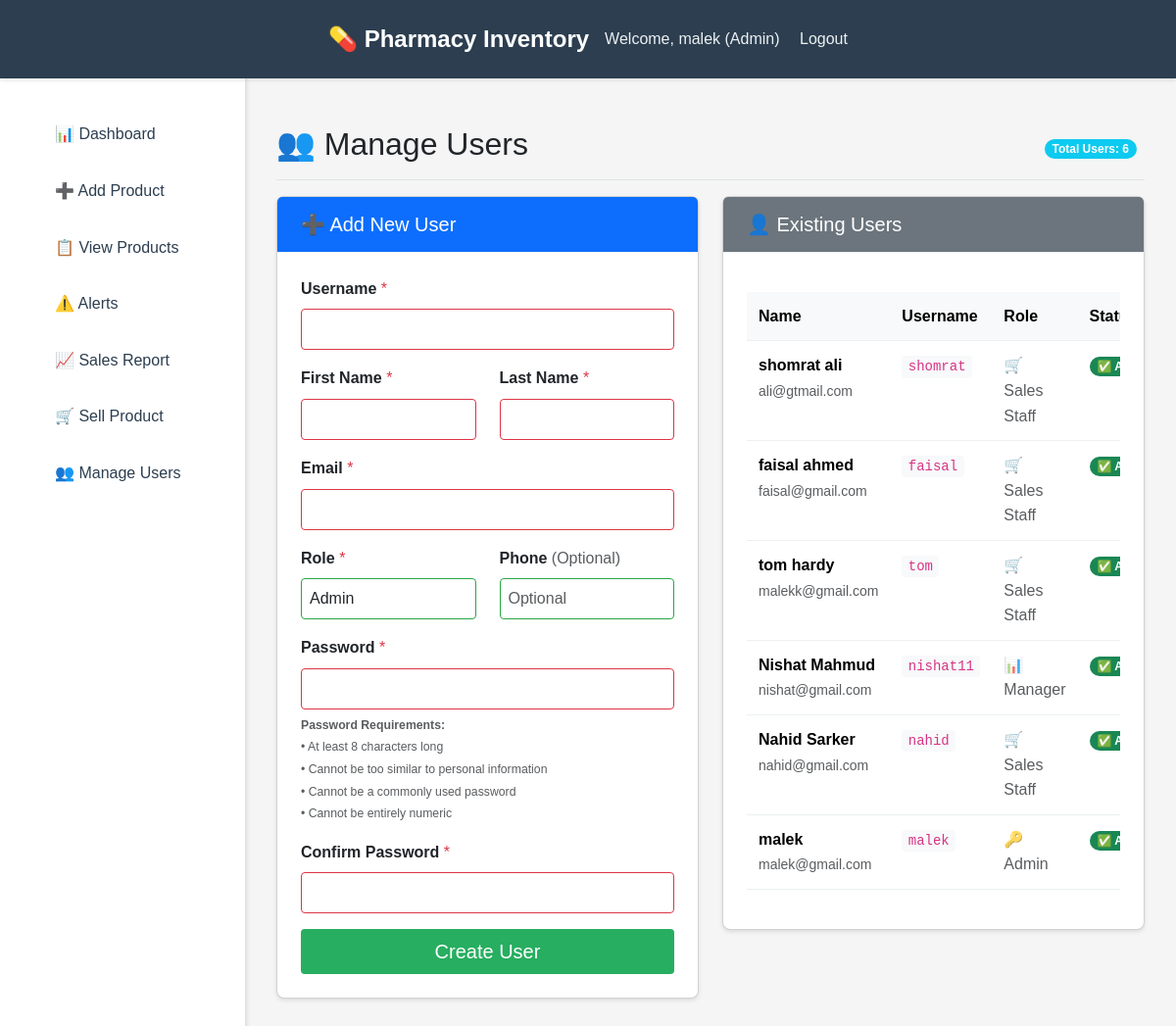
/manage-users/ (signed in), run on the app's committed database.
### inventory/models.py (models this page shows, shortened)
class UserProfile(models.Model):
    ROLE_CHOICES = [
        ('admin', 'Admin'),
        ('manager', 'Manager'),
        ('sales_staff', 'Sales Staff'),
    ]
    user = models.OneToOneField(User, on_delete=models.CASCADE)
    role = models.CharField(max_length=20, choices=ROLE_CHOICES, default='sales_staff')
    phone = models.CharField(max_length=15, blank=True)

### inventory/views.py (the view)
# urls.py: path('manage-users/', views.manage_users, name='manage_users'),
@login_required
@role_required(['admin'])
def manage_users(request):
    if request.method == 'POST':
        form = CustomUserCreationForm(request.POST)
        if form.is_valid():
            user = form.save()
            messages.success(request, f'User "{user.username}" created successfully!')
            return redirect('manage_users')
        else:
            messages.error(request, 'Please correct the errors below.')
    else:
        form = CustomUserCreationForm()
    users = UserProfile.objects.select_related('user').all().order_by('-user__date_joined')
    return render(request, 'inventory/manage_users.html', {'form': form, 'users': users})

### templates/inventory/manage_users.html (shortened to what this page needs)
{% extends 'base.html' %}
{% block content %}
<div class="d-flex justify-content-between flex-wrap flex-md-nowrap align-items-center pt-3 pb-2 mb-3 border-bottom">
    <h1 class="h2">👥 Manage Users</h1>
    <div class="btn-toolbar mb-2 mb-md-0">
        <div class="btn-group me-2">
            <span class="badge bg-info">Total Users: {{ users.count }}</span>
        </div>
    </div>
</div>
<div class="row">
    <div class="col-md-6">
        <div class="card">
            <div class="card-header bg-primary text-white">
                <h5 class="mb-0">➕ Add New User</h5>
            </div>
            <div class="card-body">
                <form method="post" id="userForm">
                    <div class="mb-3">
                        <label for="{{ form.username.id_for_label }}" class="form-label">
                            <strong>Username</strong> <span class="text-danger">*</span>
                        </label>
                        {{ form.username }}
                    </div>
                    <div class="row">
                        <div class="col-md-6">
                            <div class="mb-3">
                                <label for="{{ form.first_name.id_for_label }}" class="form-label">
                                    <strong>First Name</strong> <span class="text-danger">*</span>
                                </label>
                                {{ form.first_name }}
                            </div>
                        </div>
                        <div class="col-md-6">
                            <div class="mb-3">
                                <label for="{{ form.last_name.id_for_label }}" class="form-label">
                                    <strong>Last Name</strong> <span class="text-danger">*</span>
                                </label>
                                {{ form.last_name }}
                            </div>
                        </div>
                    </div>
                    <div class="mb-3">
                        <label for="{{ form.email.id_for_label }}" class="form-label">
                            <strong>Email</strong> <span class="text-danger">*</span>
                        </label>
                        {{ form.email }}
                    </div>
                    <div class="row">
                        <div class="col-md-6">
                            <div class="mb-3">
                                <label for="{{ form.role.id_for_label }}" class="form-label">
                                    <strong>Role</strong> <span class="text-danger">*</span>
                                </label>
                                {{ form.role }}
                            </div>
                        </div>
                        <div class="col-md-6">
                            <div class="mb-3">
                                <label for="{{ form.phone.id_for_label }}" class="form-label">
                                    <strong>Phone</strong> <span class="text-muted">(Optional)</span>
                                </label>
                                {{ form.phone }}
                            </div>
                        </div>
                    </div>
                    <div class="mb-3">
                        <label for="{{ form.password1.id_for_label }}" class="form-label">
                            <strong>Password</strong> <span class="text-danger">*</span>
                        </label>
                        {{ form.password1 }}
                        <div class="form-text">
                            <small class="text-muted">
                                <strong>Password Requirements:</strong><br>
                                • At least 8 characters long<br>
                                • Cannot be too similar to personal information<br>
                                • Cannot be a commonly used password<br>
                                • Cannot be entirely numeric
                            </small>
                        </div>
                    </div>
                    <div class="mb-3">
                        <label for="{{ form.password2.id_for_label }}" class="form-label">
                            <strong>Confirm Password</strong> <span class="text-danger">*</span>
                        </label>
                        {{ form.password2 }}
                    </div>
                    <div class="d-grid">
                        <button type="submit" class="btn btn-success btn-lg">
                             Create User
                        </button>
                    </div>
                </form>
            </div>
        </div>
    </div>
    <div class="col-md-6">
        <div class="card">
            <div class="card-header bg-secondary text-white">
                <h5 class="mb-0">👤 Existing Users</h5>
            </div>
            <div class="card-body">
                {% if users %}
                    <div class="table-responsive">
                        <table class="table table-hover">
                            <thead class="table-light">
                                <tr>
                                    <th>Name</th>
                                    <th>Username</th>
                                    <th>Role</th>
                                    <th>Status</th>
                                </tr>
                            </thead>
                            <tbody>
                                {% for profile in users %}
                                <tr>
                                    <td>
                                        <strong>{{ profile.user.get_full_name|default:profile.user.username }}</strong>
                                        {% if profile.user.email %}
                                            <br><small class="text-muted">{{ profile.user.email }}</small>
                                        {% endif %}
                                    </td>
                                    <td>
                                        <code>{{ profile.user.username }}</code>
                                    </td>
                                    <td>
                                        {% if profile.role == 'admin' %}
                                            <span class="text-muted">🔑 {{ profile.get_role_display }}</span>
                                        {% elif profile.role == 'manager' %}
                                            <span class="text-muted">📊 {{ profile.get_role_display }}</span>
                                        {% else %}
                                            <span class="text-muted">🛒 {{ profile.get_role_display }}</span>
                                        {% endif %}
                                    </td>
                                    <td>
                                        {% if profile.user.is_active %}
                                            <span class="badge bg-success">✅ Active</span>
                                        {% else %}
                                            <span class="badge bg-secondary">❌ Inactive</span>
                                        {% endif %}
                                    </td>
                                </tr>
                                {% endfor %}
                            </tbody>
                        </table>
                    </div>
                {% endif %}
            </div>
        </div>
    </div>
</div>
{% endblock %}

### templates/base.html (shortened to what this page needs)
<!DOCTYPE html>
<html lang="en">
<head>
    <link href="https://cdn.jsdelivr.net/npm/bootstrap@5.3.3/dist/css/bootstrap.min.css" rel="stylesheet">
</head>
<body>
    {% if user.is_authenticated %}
    <nav class="navbar">
        <div class="navbar-content">
            <a href="{% url 'dashboard' %}" class="navbar-brand">
                💊 Pharmacy Inventory
            </a>
            <div class="navbar-user">
                Welcome, {{ user.get_full_name|default:user.username }}
                {% if user.userprofile %}
                    ({{ user.userprofile.get_role_display }})
                {% endif %}
                <a href="{% url 'logout' %}">Logout</a>
            </div>
        </div>
    </nav>
    <div class="main-content">
        <nav class="sidebar">
            <ul>
                <li><a href="{% url 'dashboard' %}">📊 Dashboard</a></li>
                {% if user.userprofile.role != 'sales_staff' %}
                <li><a href="{% url 'add_product' %}">➕ Add Product</a></li>
                <li><a href="{% url 'product_list' %}">📋 View Products</a></li>
                <li><a href="{% url 'alerts' %}">⚠️ Alerts</a></li>
                <li><a href="{% url 'sales_report' %}">📈 Sales Report</a></li>
                {% endif %}
                <li><a href="{% url 'sell_product' %}">🛒 Sell Product</a></li>
                {% if user.userprofile.role == 'admin' %}
                <li><a href="{% url 'manage_users' %}">👥 Manage Users</a></li>
                {% endif %}
            </ul>
        </nav>
        <main class="content">
            {% block content %}
            {% endblock %}
        </main>
    </div>
    {% else %}
        {% comment %} {% block content %}
        {% endblock %} {% endcomment %}
    {% endif %}
</body>
</html>

### templates/base.html (style rules this page uses)
* { margin: 0; padding: 0; box-sizing: border-box; }
body { font-family: Arial, sans-serif; background-color: #f5f5f5; line-height: 1.6; }
.navbar { background-color: #2c3e50; color: white; padding: 1rem 0; box-shadow: 0 2px 4px rgba(0,0,0,0.1); }
.navbar-content { max-width: 1200px; margin: 0 auto; display: flex; justify-content: space-between; align-items: center; padding: 0 1rem; }
.navbar-brand { font-size: 1.5rem; font-weight: bold; text-decoration: none; color: white; }
.navbar-user { color: #ecf0f1; }
.navbar-user a { color: #ecf0f1; text-decoration: none; margin-left: 1rem; }
.main-content { display: flex; min-height: calc(100vh - 70px); }
.sidebar { width: 250px; background: white; padding: 2rem 0; box-shadow: 2px 0 4px rgba(0,0,0,0.1); }
.sidebar ul { list-style: none; }
.sidebar li { margin-bottom: 0.5rem; }
.sidebar a { display: block; padding: 0.75rem 1.5rem; color: #2c3e50; text-decoration: none; transition: background 0.3s; }
.content { flex: 1; padding: 2rem; }
.btn { display: inline-block; padding: 0.5rem 1rem; background: #3498db; color: white; text-decoration: none; border-radius: 4px; border: none; cursor: pointer; transition: background 0.3s; }
.btn-success { background: #27ae60; }
.card { background: white; border-radius: 8px; box-shadow: 0 2px 4px rgba(0,0,0,0.1); margin-bottom: 2rem; }
.card-header { padding: 1rem 1.5rem; border-bottom: 1px solid #ecf0f1; font-weight: bold; background: #f8f9fa; }
.card-body { padding: 1.5rem; }
.table { width: 100%; border-collapse: collapse; margin-top: 1rem; }
.table th, .table td { padding: 0.75rem; text-align: left; border-bottom: 1px solid #ecf0f1; }
.table th { background: #f8f9fa; font-weight: bold; }
.form-control { width: 100%; padding: 0.5rem; border: 1px solid #ddd; border-radius: 4px; font-size: 1rem; }
.badge { display: inline-block; padding: 0.25rem 0.5rem; font-size: 0.8rem; border-radius: 12px; color: white; }

### templates/inventory/manage_users.html (style rules this page uses)
.text-danger { color: #dc3545 !important; }
.form-text { color: #6c757d; font-size: 0.875em; }
.form-control:invalid { border-color: #dc3545; }
.form-control:valid { border-color: #28a745; }
.card-header { font-weight: 600; }
.badge { font-size: 0.75em; }
code { background-color: #f8f9fa; padding: 0.2rem 0.4rem; border-radius: 0.25rem; font-size: 0.875em; }

### data on the page
UserProfile: user.get_full_name "shomrat ali", user.email "ali@gtmail.com", user.username "shomrat", role "Sales Staff"
UserProfile: user.get_full_name "faisal ahmed", user.email "faisal@gmail.com", user.username "faisal", role "Sales Staff"
UserProfile: user.get_full_name "tom hardy", user.email "malekk@gmail.com", user.username "tom", role "Sales Staff"
UserProfile: user.get_full_name "Nishat Mahmud", user.email "nishat@gmail.com", user.username "nishat11", role "Manager"
UserProfile: user.get_full_name "Nahid Sarker", user.email "nahid@gmail.com", user.username "nahid", role "Sales Staff"
UserProfile: user.get_full_name "malek", user.email "malek@gmail.com", user.username "malek", role "Admin"

### other printed values
{{ user.get_full_name|default:user.username }} "malek"
{{ user.userprofile.get_role_display }} "Admin"
{{ users.count }} "6"
